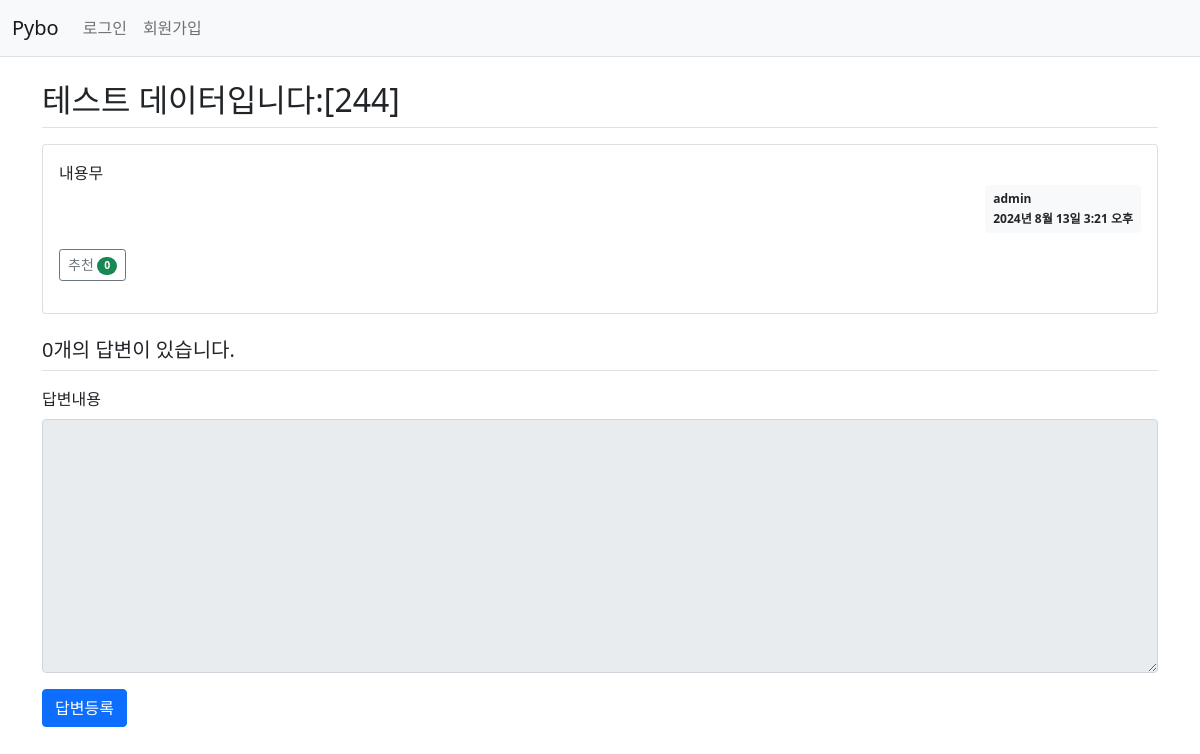
The page /pybo/250/ on the database as committed earlier.
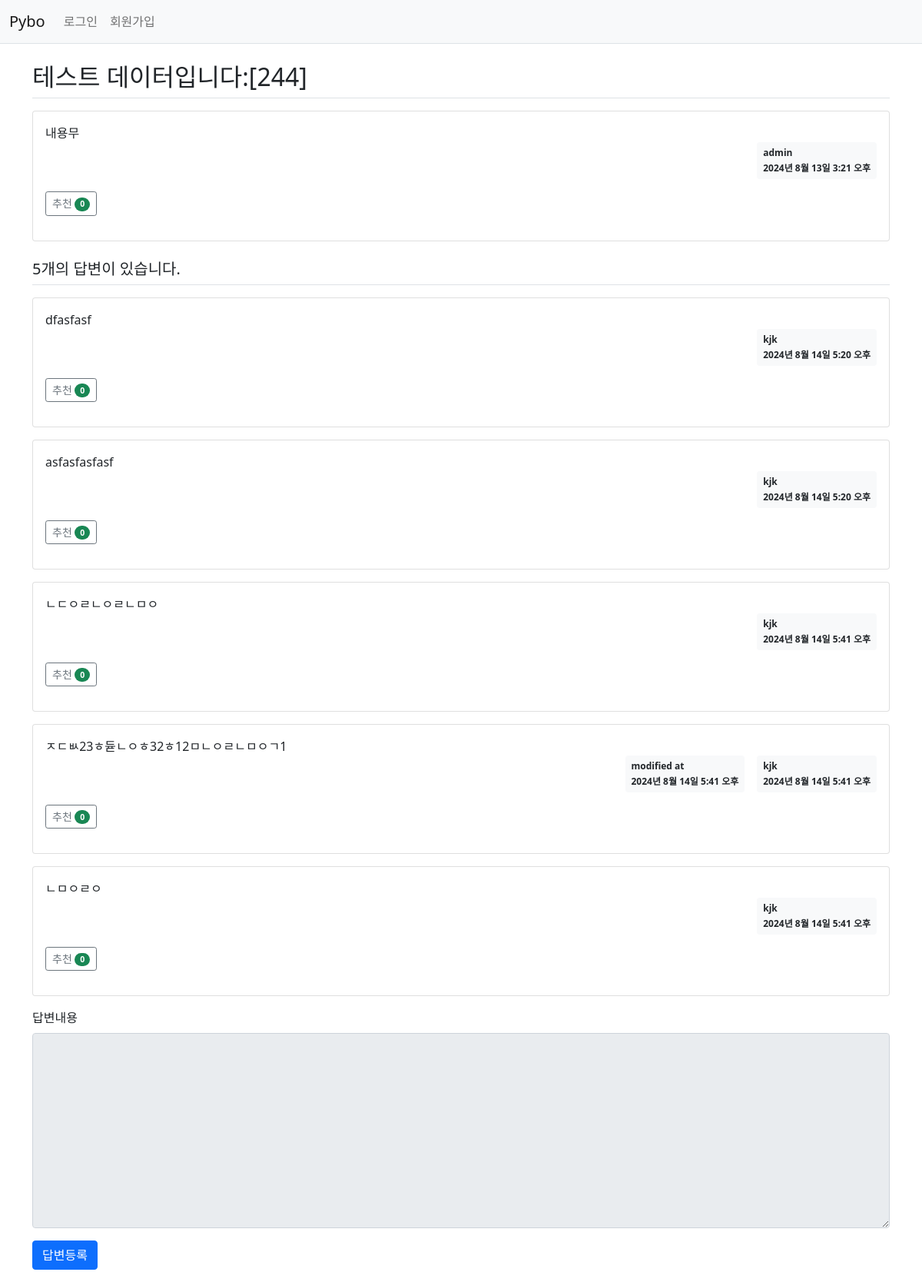
The same page on the database as committed later.
### pybo/models.py (models this page shows, shortened)
class Question(models.Model):
    author = models.ForeignKey(User, on_delete=models.CASCADE, related_name='author_question')
    subject = models.CharField(max_length=200)
    content = models.TextField()
    create_date = models.DateTimeField()
    modify_date = models.DateTimeField(null=True, blank=True)
    voter = models.ManyToManyField(User, related_name='voter_question') # 추천인 추가

class Answer(models.Model):
    author = models.ForeignKey(User, on_delete=models.CASCADE, related_name='author_answer')
    question = models.ForeignKey(Question, on_delete=models.CASCADE)
    content = models.TextField()
    create_date = models.DateTimeField()
    modify_date = models.DateTimeField(null=True, blank=True)
    voter = models.ManyToManyField(User, related_name='voter_answer')

### pybo/views/base_views.py (the view)
# urls.py: path('<int:question_id>/', base_views.detail, name='detail'),
def detail(request, question_id):
    question = get_object_or_404(Question, pk=question_id)
    if request.method == "POST":
        form = AnswerForm(request.POST)
        if form.is_valid():
            answer = form.save(commit=False)
            answer.create_date = timezone.now()
            answer.question = question
            answer.save()
            return redirect('pybo:detail', question_id=question.id)
    else:
        form = AnswerForm()
    context = {'question': question, 'form': form}
    return render(request, 'pybo/question_detail.html', context)

### pybo/forms.py
class AnswerForm(forms.ModelForm):
    class Meta:
        model = Answer
        fields = ['content']
        labels = {
            'content': '답변내용',
        }

### templates/pybo/question_detail.html (shortened to what this page needs)
{% extends 'base.html' %}
{% block content %}
<div class="container my-3">
    <h2 class="border-bottom py-2">{{ question.subject }}</h2>
    <div class="card my-3">
        <div class="card-body">
            <div class="card-text" style="white-space: pre-line;">{{ question.content }}</div>
            <div class="d-flex justify-content-end">
                <div class="badge bg-light text-dark p-2 text-start">
                    <div class="mb-2">{{ question.author.username }}</div>
                    <div>{{ question.create_date }}</div>
                </div>
            </div>
            <div class="my-3">
                <a href="javascript:void(0)" data-uri="{% url 'pybo:question_vote' question.id  %}"
               class="recommend btn btn-sm btn-outline-secondary"> 추천
                <span class="badge rounded-pill bg-success">{{question.voter.count}}</span>
                </a>
            </div>
        </div>
    </div>
    <h5 class="border-bottom my-3 py-2">{{question.answer_set.count}}개의 답변이 있습니다.</h5>
    {% for answer in question.answer_set.all %}
    <div class="card my-3">
        <div class="card-body">
            <div class="card-text" style="white-space: pre-line;">{{ answer.content }}</div>
            <div class="d-flex justify-content-end">
                {% if answer.modify_date %}
                <div class="badge bg-light text-dark p-2 text-start mx-3">
                    <div class="mb-2">modified at</div>
                    <div>{{ answer.modify_date }}</div>
                </div>
                {% endif %}
                <div class="badge bg-light text-dark p-2 text-start">
                    <div class="mb-2">{{ answer.author.username }}</div>
                    <div>{{ answer.create_date }}</div>
                </div>
            </div>
            <div class="my-3">
                <a href="javascript:void(0)" data-uri="{% url 'pybo:answer_vote' answer.id  %}"
               class="recommend btn btn-sm btn-outline-secondary"> 추천
                <span class="badge rounded-pill bg-success">{{answer.voter.count}}</span>
                </a>
            </div>
        </div>
    </div>
    {% endfor %}
    <form action="{% url 'pybo:answer_create' question.id %}" method="post" class="my-3">
        <div class="mb-3">
            <label for="content" class="form-label">답변내용</label>
            <textarea {% if not user.is_authenticated %}disabled{% endif %}
              name="content" id="content" class="form-control" rows="10"></textarea>        </div>
        <input type="submit" value="답변등록" class="btn btn-primary">
    </form>
</div>
{% endblock %}

### templates/base.html (shortened to what this page needs)
{% load static %}
<!doctype html>
<html lang="ko">
<head>
    <link rel="stylesheet" type="text/css" href="{% static 'bootstrap.min.css' %}">
    <link rel="stylesheet" type="text/css" href="{% static 'style.css' %}">
</head>
<body>
{% include "navbar.html" %}
{% block content %}
{% endblock %}
</body>
</html>

### templates/navbar.html (shortened to what this page needs)
<nav class="navbar navbar-expand-lg navbar-light bg-light border-bottom">
    <div class="container-fluid">
        <a class="navbar-brand" href="{% url 'pybo:index' %}">Pybo</a>
        <div class="collapse navbar-collapse" id="navbarSupportedContent">
            <ul class="navbar-nav me-auto mb-2 mb-lg-0">
                <li class="nav-item">
                    {% if user.is_authenticated %}
                    <a class="nav-link" href="{% url 'common:logout' %}">{{ user.username }} (로그아웃)</a>
                    {% else %}
                    <a class="nav-link" href="{% url 'common:login' %}">로그인</a>
                    {% endif %}
                </li>
                <li>
                    {% if not user.is_authenticated %}
                    <a class="nav-link" href="{% url 'common:signup' %}">회원가입</a>
                    {% endif %}
                </li>
            </ul>
        </div>
    </div>
</nav>

Rows that differ between the two databases and show on the page:
computed for Question "테스트 데이터입니다:[244]": answer_set.count "0" → "5"
added Answer: content "dfasfasf", author.username "kjk", create_date "2024년 8월 14일 5:20 오후", voter.count "0"
added Answer: content "asfasfasfasf", author.username "kjk", create_date "2024년 8월 14일 5:20 오후", voter.count "0"
added Answer: content "ㄴㄷㅇㄹㄴㅇㄹㄴㅁㅇ", author.username "kjk", create_date "2024년 8월 14일 5:41 오후", voter.count "0"
added Answer: content "ㅈㄷㅄ23ㅎ듇ㄴㅇㅎ32ㅎ12ㅁㄴㅇㄹㄴㅁㅇㄱ1", modify_date "2024년 8월 14일 5:41 오후", author.username "kjk", create_date "2024년 8월 14일 5:41 오후", voter.count "0"
added Answer: content "ㄴㅁㅇㄹㅇ", author.username "kjk", create_date "2024년 8월 14일 5:41 오후", voter.count "0"
